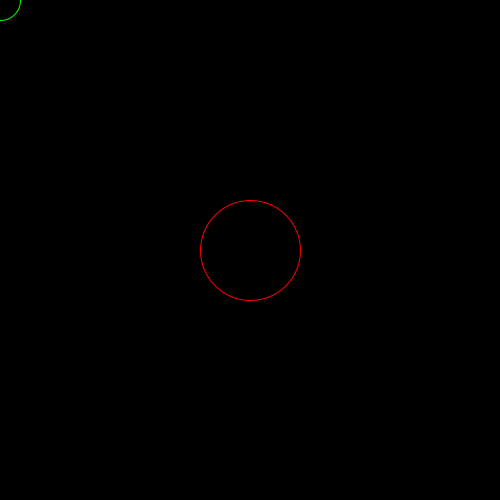
Frame 1 (no input)
Frame 60 (the mouse pressed at the canvas centre just before this capture): identical to frame 1, image omitted
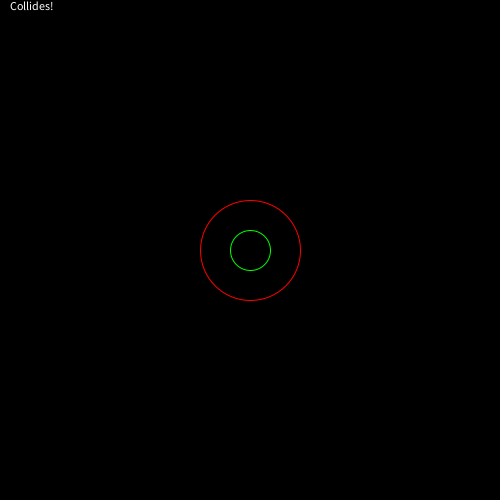
Frame 120 (the mouse held since frame 60 and released just before this capture)

The Processing sketch that drew these frames (run headless with seeded random() and noise(); from frame 60 on, the mouse is pressed at the canvas centre):

// Processing sketch: boundingCircles
// ── boundingCircles.pde
void setup()
{
  size(500, 500);
  cx = width / 2;
  cy = height / 2;
  r1 = 50;
  r2 = 20;
}

float cx, cy;
float r1, r2;

void draw()
{
  background(0);
  noFill();
  stroke(255, 0, 0);
  ellipse(cx, cy, r1 * 2, r1 * 2);
  
  stroke(0, 255, 0);
  ellipse(mouseX, mouseY, r2 * 2, r2 * 2);
  
  if (dist(cx, cy, mouseX, mouseY) < r1 + r2)
  {
    text("Collides!", 10, 10);
  }  
  
}
